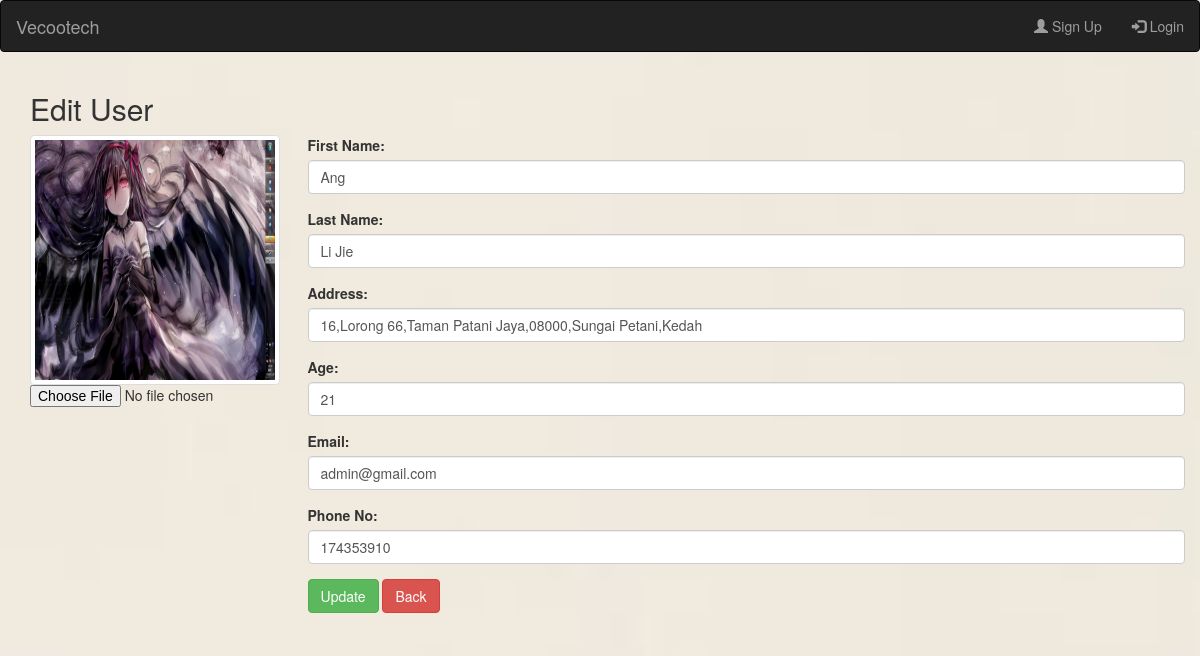
Page /user_detail.php?id=16 on the committed database.
### tables this page shows
CREATE TABLE `users` (
  `id` int(11) NOT NULL,
  `image_name` varchar(1000) DEFAULT NULL,
  `first_name` varchar(100) NOT NULL,
  `last_name` varchar(100) NOT NULL,
  `email` varchar(100) NOT NULL,
  `role` varchar(100) NOT NULL DEFAULT 'user',
  `pass` varchar(100) DEFAULT NULL,
  `phone_no` int(100) NOT NULL,
  `address` varchar(100) NOT NULL,
  `age` int(100) NOT NULL,
  `is_deleted` tinyint(4) NOT NULL DEFAULT '0',
  `companies_id` int(100) DEFAULT NULL
);

### user_detail.php (the view, shortened to what this page needs)
<!DOCTYPE html>
<html lang="en">
<?php
	require "connection.php";
	require 'navbar.php';
?>
<?php
	$id = $_GET['id'];
	$sql = "SELECT * FROM `users` WHERE `id`=$id";
	$result = mysqli_query($conn,$sql);
	$row = mysqli_fetch_array($result,MYSQLI_ASSOC);
	$image_name = $row['image_name'];
?>
<body>
<div class="container">
  		<h2>Edit User</h2>
	  	<form name="update_user" class="form-horizontal" action="update_user_process.php" method="post" enctype="multipart/form-data">
			<div class="row">
				<div class="col-sm-3">
					<img onerror="this.src = 'src/image/No_available_image.jpg'" src="src/image/users/<?php echo $image_name?>" id='display_image' class="img-thumbnail" style="width:250px;height:250px">
				    <input type="file" accept='image/*' id="upload_image" name="file_img" onchange="openFile(this)"/>
				</div>
				<div class="col-sm-9">
				    <div class="form-group">
					   <label>First Name:</label>
					   <input type="text" class="form-control" id="first_name" value="<?php echo $row['first_name'] ?>" name="first_name">
				    </div>
				    <div class="form-group">
				      	<label>Last Name:</label>
				      	<input type="text" class="form-control" id="last_name" value="<?php echo $row['last_name'] ?>" name="last_name">
				    </div>
				    <div class="form-group">
				      	<label>Address:</label>
				      	<input type="text" class="form-control" id="address" value="<?php echo $row['address'] ?>" name="address"/>
				    </div>
				    <div class="form-group">
				      	<label>Age:</label>
				      	<input type="text" class="form-control" id="age" value="<?php echo $row['age'] ?>" name="age"/>
				    </div>
					<div class="form-group">
				      	<label>Email:</label>
				      	<input type="text" class="form-control" id="email" value="<?php echo $row['email'] ?>" name="email"/>
				    </div>
				    <div class="form-group">
				      	<label>Phone No:</label>
				      	<input type="text" class="form-control" id="phone_no" value="<?php echo $row['phone_no'] ?>" name="phone_no"/>
				    </div>
				    <div class="form-group">
		  			<button id="update_btn" type="submit" class="btn btn-success" name="update_btn">Update</button>
		 			<a href="users.php" class="btn btn-danger" role="button">Back</a>
					</div>
			    </div>
		    </div>
	    </form>
 </div>
</body>
</html>

### src/css/login_page.css (style rules this page uses)
body { background-image: url("../image/background.jpg"); background-repeat:no-repeat; background-size:cover; }

### rows in the picture
users: image_name (picture), first_name "Ang", last_name "Li Jie", address "16,Lorong 66,Taman Patani Jaya,08000,Sungai Petani,Kedah", age "21", email "admin@gmail.com", phone_no "174353910"
